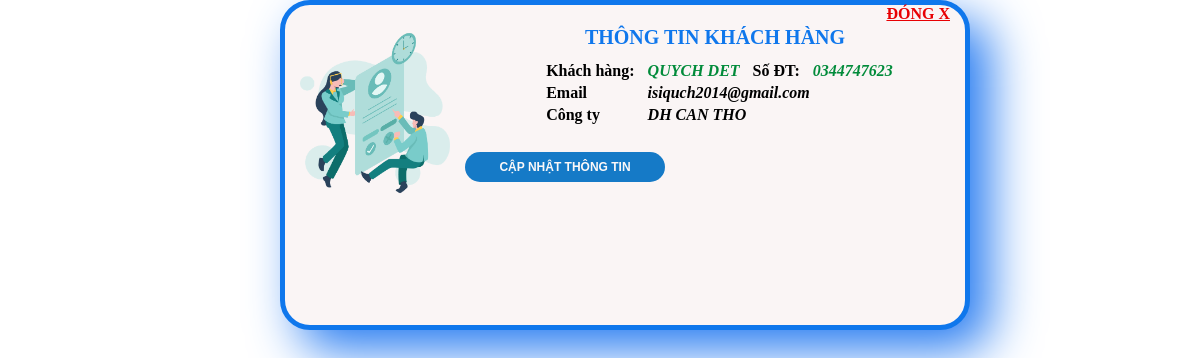
The page /xuly/taikhoan.php (signed in) on the database its author committed.
### tables this page shows
CREATE TABLE `khachhang` (
  `MSKH` int(11) NOT NULL,
  `HoTenKH` varchar(120) NOT NULL,
  `TenCongTy` varchar(120) DEFAULT NULL,
  `SoDienThoai` char(12) NOT NULL,
  `Email` char(120) NOT NULL
);

### xuly/taikhoan.php (the view, shortened to what this page needs)
<!doctype html>
<html>
<head>
</head>
<body>
	<div class="main_tk">
		<div id="close" style="float: right;">
		<a href="index.php"  style="color: #E80003;"><b>ĐÓNG X</b></a>
				</div>
		<div class="truyvan">
			<form method="post" action="xuly/kh_capnhattaikhoan.php">
				<?php
				if(isset($_COOKIE['mskh'])){?>
			<?php	if(isset($_POST['kh_capnhat'])){ ?>
				<table>
					<th colspan="4" style="text-align: center; padding-bottom: 10px; color: #05AC6B; font-size: 20px;"><img style="width: 80px;" src="img/kh_capnhatTK/logokh.png"/> CẬP NHẬT THÔNG TIN KHÁCH HÀNG</th>
						<?php
						$truyvan_kh = "SELECT*FROM KHACHHANG WHERE MSKH = '".$_COOKIE['mskh']."'";
						$thucthi_kh = mysqli_query($mysqli, $truyvan_kh);
						$col_kh = mysqli_fetch_array($thucthi_kh)
						?>
						<tr>
							<td><b>Khách hàng </b></td><td><input name="hotenKH" type="tex" value="<?php echo $col_kh['HoTenKH']; ?>"/></td><td><b>Số ĐT</b></td><td><input  style="width: 160px; text-align: center; padding: 0px;" readonly value="<?php echo $col_kh['SoDienThoai'];?>"</td>
						</tr>
						<tr>
							<td><b>Email</b></td><td colspan="4"><input name="emailKH" style="width: 400px;" type="text" value="<?php echo $col_kh['Email'];?>"</td>
						</tr>
						<tr>
							<td><b>Công ty </b></td><td colspan="4"><input name="congtyKH"  style="width: 400px;"  type="text" value="<?php echo $col_kh['TenCongTy'];?>"</td>
						</tr>
				</table>
				<div id="btn_capnhat">
					<button style="font-size: 12px; margin-top: 25px; border: none; height: 30px ; background-color: #157AC7; outline: none; color: #FBF8F8;border-radius: 20px; width: 200px;" type="submit" name="capnhat_tt" ><b>CẬP NHẬT THÔNG TIN</b></button>
					<button style="font-size: 12px; margin-top: 25px; border: none; height: 30px ; background-color: #157AC7; outline: none; color: #FBF8F8;border-radius: 20px; width: 200px;" type="reset" name="capnhat_tt" ><b>RESET</b></button>
				</div>
				<?php  }else{ ?>
				<table>
					<div id="logo_kh" style="float: left; z-index: 2; position: relative;"><img style="width: 180px;" src="img/kh_capnhatTK/logokh.png"/></div>
					<th colspan="4" style="text-align: center; padding-bottom: 10px; color:  #0F77EC; font-size: 20px;">THÔNG TIN KHÁCH HÀNG</th>
						<?php
						$truyvan_kh = "SELECT*FROM KHACHHANG WHERE MSKH = '".$_COOKIE['mskh']."'";
						$thucthi_kh = mysqli_query($mysqli, $truyvan_kh);
						$col_kh = mysqli_fetch_array($thucthi_kh)
						?>
						<tr>
							<td><b>Khách hàng: </b></td><td><b style="color: #018B3A;"><i><?php echo $col_kh['HoTenKH']; ?></i></b></td><td><b >Số ĐT:</b></td><td><b style="color: #018B3A;"><i><?php echo $col_kh['SoDienThoai'];?></i></b></td>
						</tr>
						<tr>
							<td ><b>Email</b></td ><td colspan="4"><b><i><?php echo $col_kh
							['Email'];?></i></b></td>
						</tr>
						<tr>
							<td><b>Công ty </b></td><td colspan="4"><b><i><?php echo $col_kh['TenCongTy']; ?></i></b></td>
						</tr>
			</table>
				</form>
				<div id="btn_capnhat">
					<form action="" method="post">
					<button style="font-size: 12px; margin-top: 25px; border: none; height: 30px ; background-color: #157AC7; outline: none; color: #FBF8F8;border-radius: 20px; width: 200px;" type="submit" name="kh_capnhat" ><b>CẬP NHẬT THÔNG TIN</b></button>
						</form>
				</div>
				<?php } }else{?>
				<img src="img/login.png"/><a href="dangnhap.php"><b style="color: #079D49;">VUI LÒNG ĐĂNG NHẬP</a></b>
				<?php }
				?>
			</div>
	</div>
</body>
</html>

### xuly/taikhoan.php (style rules this page uses)
* { margin: 0px auto; padding: 0px auto; }
.main_tk { z-index: 1; position: absolute; width: 680px; height: 320px; border-radius: 30px; border: 5px solid #0F77EC; background-color: #FAF5F5; box-shadow: 20px 20px 50px #267BF1; margin-left: 280px; }
.main_tk #close { margin-right: 15px; }
.main_tk .truyvan { clear: both; }
.main_tk .truyvan table tr td { padding-left: 10px; }
.main_tk .truyvan #btn_capnhat { padding-left: 100px; }

### rows shown on the page
khachhang: HoTenKH "QUYCH DET", SoDienThoai "0344747623", Email "isiquch2014@gmail.com", TenCongTy "DH CAN THO"
